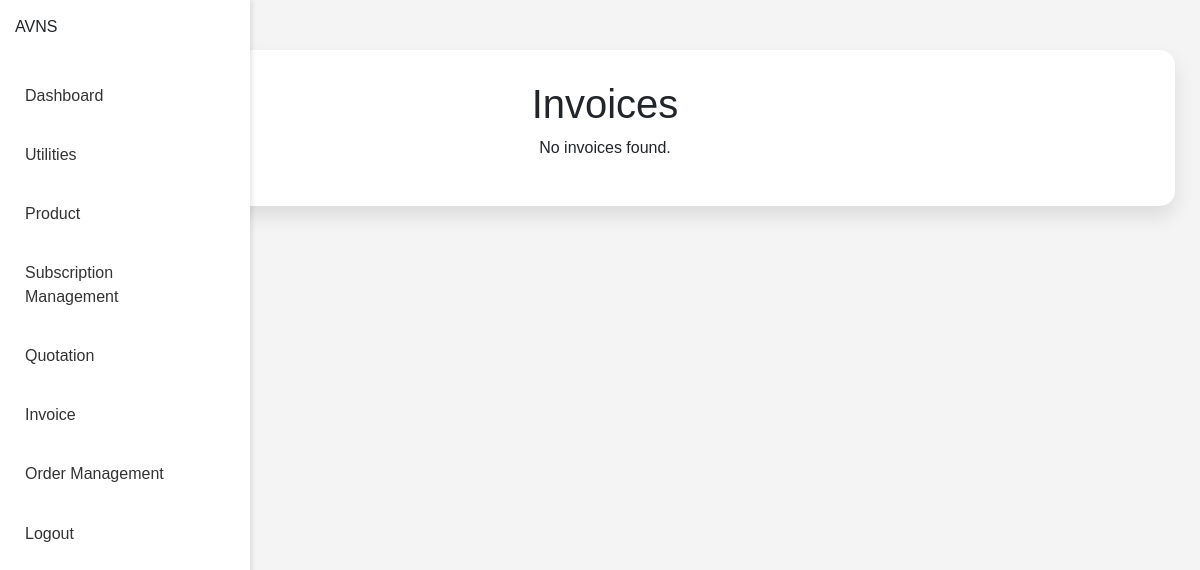
The app's page /Sub_Admin/View_invoices.php, older data.
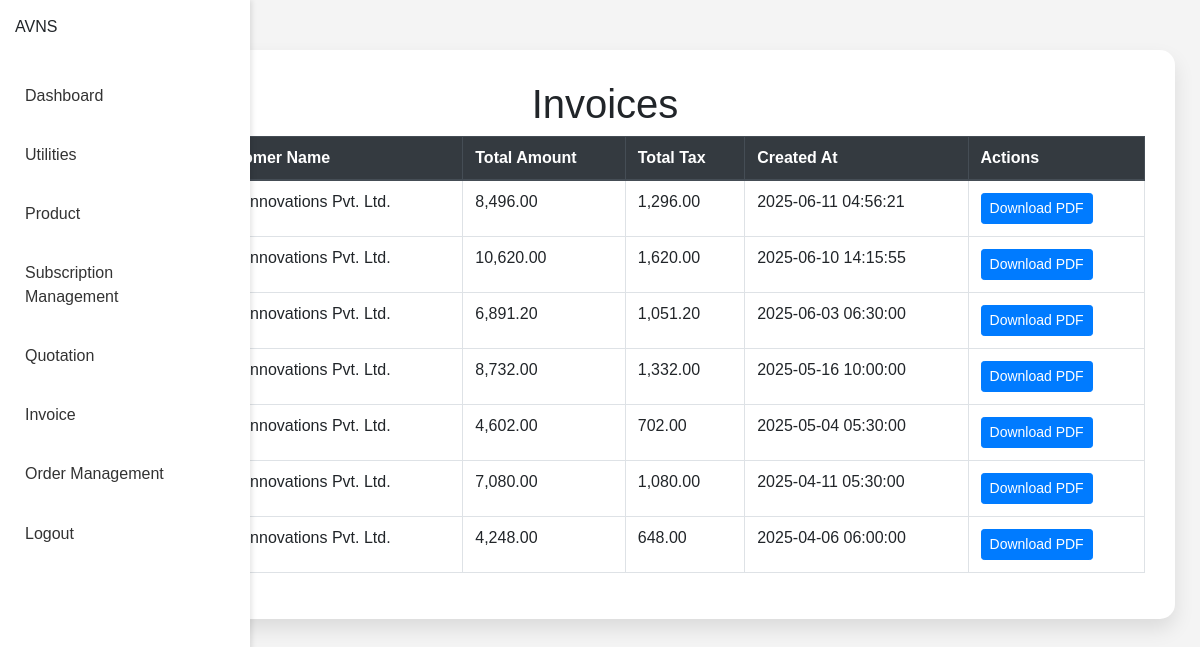
The same page, newer data.
### tables this page shows
CREATE TABLE `invoices` (
  `id` int(11) NOT NULL,
  `customer_id` int(11) DEFAULT NULL,
  `total_amount` decimal(10,2) DEFAULT NULL,
  `total_tax` decimal(10,2) DEFAULT NULL,
  `created_at` timestamp NOT NULL DEFAULT current_timestamp()
);

CREATE TABLE `customerdistributor` (
  `id` int(11) NOT NULL,
  `companyName` varchar(255) NOT NULL,
  `mailId` varchar(255) NOT NULL,
  `gstType` enum('REGISTERED','UNREGISTERED') NOT NULL,
  `gstNo` varchar(50) DEFAULT NULL,
  `size` enum('SMALL','MEDIUM','LARGE') NOT NULL,
  `address` varchar(255) NOT NULL,
  `itAdmin` varchar(255) NOT NULL,
  `purchase` varchar(255) NOT NULL,
  `ownerName` varchar(255) NOT NULL,
  `mobileNo` varchar(20) NOT NULL,
  `image` varchar(255) DEFAULT NULL,
  `createdAt` datetime DEFAULT current_timestamp(),
  `updatedAt` datetime DEFAULT NULL ON UPDATE current_timestamp(),
  `password` varchar(255) NOT NULL,
  `sectorId` int(11) NOT NULL,
  `otp` varchar(6) DEFAULT NULL,
  `otp_expiry` datetime DEFAULT NULL,
  `reset_token` varchar(255) DEFAULT NULL,
  `reset_token_expiry` datetime DEFAULT NULL
);

### Sub_Admin/View_invoices.php (the view, shortened to what this page needs)
<?php
include 'navbar.php';
$host = 'localhost';
$dbname = 'sales_management';
$username = 'root';
$password = '';
$conn = new mysqli($host, $username, $password, $dbname);
$invoiceQuery = "
    SELECT
        invoices.id AS invoice_id,
        CustomerDistributor.companyName AS customer_name,
        invoices.total_amount,
        invoices.total_tax,
        invoices.created_at
    FROM invoices
    INNER JOIN CustomerDistributor ON invoices.customer_id = CustomerDistributor.id
    ORDER BY invoices.created_at DESC";
$invoiceResult = $conn->query($invoiceQuery);
?>
<!DOCTYPE html>
<html lang="en">
<head>
    <link rel="stylesheet" href="https://stackpath.bootstrapcdn.com/bootstrap/4.3.1/css/bootstrap.min.css">
    <link rel="stylesheet" href="styles.css">
</head>
<body>
<div class="container">
    <h1 class="text-center">Invoices</h1>
    <?php if ($invoiceResult && $invoiceResult->num_rows > 0): ?>
        <table class="table table-bordered">
            <thead class="thead-dark">
                <tr>
                    <th>Invoice ID</th>
                    <th>Customer Name</th>
                    <th>Total Amount</th>
                    <th>Total Tax</th>
                    <th>Created At</th>
                    <th>Actions</th>
                </tr>
            </thead>
            <tbody>
                <?php while ($invoice = $invoiceResult->fetch_assoc()): ?>
                    <tr>
                        <td><?= $invoice['invoice_id']; ?></td>
                        <td><?= htmlspecialchars($invoice['customer_name']); ?></td>
                        <td><?= number_format($invoice['total_amount'], 2); ?></td>
                        <td><?= number_format($invoice['total_tax'], 2); ?></td>
                        <td><?= $invoice['created_at']; ?></td>
                        <td>
                            <a href="download_invoice.php?invoice_id=<?= $invoice['invoice_id']; ?>"
                               class="btn btn-primary btn-sm">Download PDF</a>
                        </td>
                    </tr>
                <?php endwhile; ?>
            </tbody>
        </table>
    <?php else: ?>
        <p class="text-center">No invoices found.</p>
    <?php endif; ?>
</div>
</body>
</html>

Row changes from the older to the newer data that the page shows:
added invoices: customer.companyName "Tech Innovations Pvt. Ltd.", total_amount "8,496.00", total_tax "1,296.00", created_at "2025-06-11 04:56:21"
added invoices: customer.companyName "Tech Innovations Pvt. Ltd.", total_amount "10,620.00", total_tax "1,620.00", created_at "2025-06-10 14:15:55"
added invoices: customer.companyName "Tech Innovations Pvt. Ltd.", total_amount "6,891.20", total_tax "1,051.20", created_at "2025-06-03 06:30:00"
added invoices: customer.companyName "Tech Innovations Pvt. Ltd.", total_amount "8,732.00", total_tax "1,332.00", created_at "2025-05-16 10:00:00"
added invoices: customer.companyName "Tech Innovations Pvt. Ltd.", total_amount "4,602.00", total_tax "702.00", created_at "2025-05-04 05:30:00"
added invoices: customer.companyName "Tech Innovations Pvt. Ltd.", total_amount "7,080.00", total_tax "1,080.00", created_at "2025-04-11 05:30:00"
added invoices: customer.companyName "Tech Innovations Pvt. Ltd.", total_amount "4,248.00", total_tax "648.00", created_at "2025-04-06 06:00:00"
Text that changed along with them:
text no longer shown: "No invoices found."
text now shown: "Customer Name Total Amount Total Tax Created At Actions"
